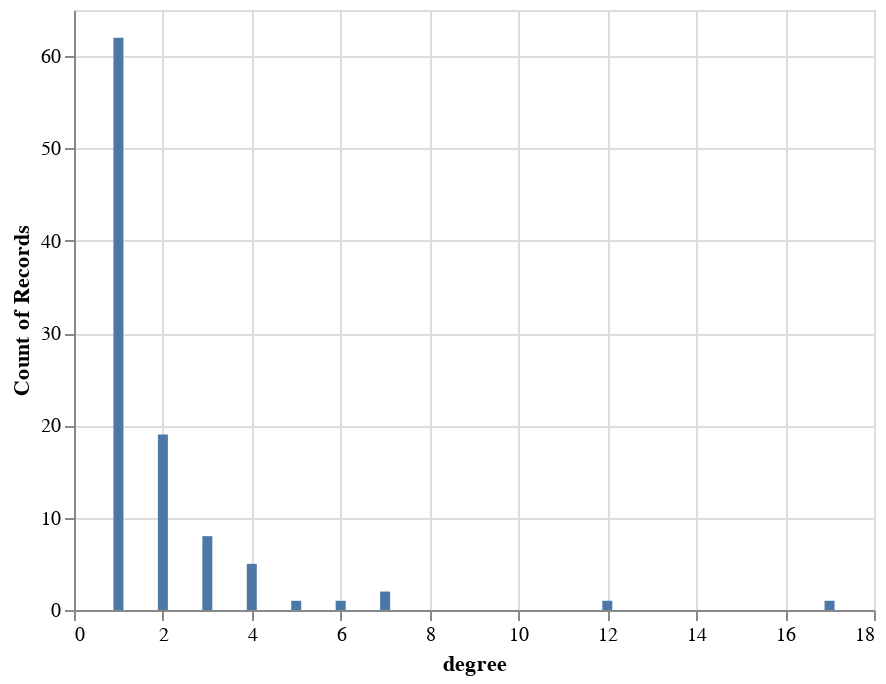

Notebook source saved alongside this figure:
### Code cell
# Module pandas und altair importieren
import pandas as pd
import altair as alt

# pandas dataframe aus dem degree dictionary erstellen
deg_frame = pd.DataFrame(bag.degree(), columns=['node', 'degree'])

# einfaches Histogramm plotten
alt.Chart(deg_frame).mark_bar().encode(
    alt.X("degree:Q"),
    y='count()',
)

### Figure 1 — Vega-Lite specification as saved in the notebook (floating-point values rounded to 4 significant figures)
{"config": {"view": {"continuousWidth": 400, "continuousHeight": 300}}, "data": {"name": "data-9aa2c7abfa9702e18a2dd097552ff4e1"}, "mark": "bar", "encoding": {"x": {"type": "quantitative", "field": "degree"}, "y": {"type": "quantitative", "aggregate": "count"}}, "$schema": "https://vega.github.io/schema/vega-lite/v4.8.1.json", "datasets": {"data-9aa2c7abfa9702e18a2dd097552ff4e1": [{"node": 0, "degree": 17}, {"node": 1, "degree": 2}, {"node": 2, "degree": 3}, {"node": 3, "degree": 5}, {"node": 4, "degree": 7}, {"node": 5, "degree": 2}, {"node": 6, "degree": 1}, {"node": 7, "degree": 3}, {"node": 8, "degree": 12}, {"node": 9, "degree": 4}, {"node": 10, "degree": 7}, {"node": 11, "degree": 2}, {"node": 12, "degree": 2}, {"node": 13, "degree": 4}, {"node": 14, "degree": 3}, {"node": 15, "degree": 1}, {"node": 16, "degree": 2}, {"node": 17, "degree": 6}, {"node": 18, "degree": 1}, {"node": 19, "degree": 1}, {"node": 20, "degree": 1}, {"node": 21, "degree": 2}, {"node": 22, "degree": 1}, {"node": 23, "degree": 2}, {"node": 24, "degree": 2}, {"node": 25, "degree": 1}, {"node": 26, "degree": 1}, {"node": 27, "degree": 1}, {"node": 28, "degree": 4}, {"node": 29, "degree": 1}, {"node": 30, "degree": 1}, {"node": 31, "degree": 2}, {"node": 32, "degree": 3}, {"node": 33, "degree": 1}, {"node": 34, "degree": 2}, {"node": 35, "degree": 3}, {"node": 36, "degree": 4}, {"node": 37, "degree": 2}, {"node": 38, "degree": 1}, {"node": 39, "degree": 1}, {"node": 40, "degree": 4}, {"node": 41, "degree": 2}, {"node": 42, "degree": 3}, {"node": 43, "degree": 2}, {"node": 44, "degree": 1}, {"node": 45, "degree": 1}, {"node": 46, "degree": 1}, {"node": 47, "degree": 1}, {"node": 48, "degree": 1}, {"node": 49, "degree": 1}, {"node": 50, "degree": 1}, {"node": 51, "degree": 1}, {"node": 52, "degree": 1}, {"node": 53, "degree": 1}, {"node": 54, "degree": 1}, {"node": 55, "degree": 3}, {"node": 56, "degree": 1}, {"node": 57, "degree": 2}, {"node": 58, "degree": 1}, {"node": 59, "degree": 1}, {"node": 60, "degree": 1}, {"node": 61, "degree": 3}, {"node": 62, "degree": 1}, {"node": 63, "degree": 1}, {"node": 64, "degree": 1}, {"node": 65, "degree": 2}, {"node": 66, "degree": 1}, {"node": 67, "degree": 1}, {"node": 68, "degree": 1}, {"node": 69, "degree": 1}, {"node": 70, "degree": 2}, {"node": 71, "degree": 1}, {"node": 72, "degree": 2}, {"node": 73, "degree": 2}, {"node": 74, "degree": 1}, {"node": 75, "degree": 1}, {"node": 76, "degree": 1}, {"node": 77, "degree": 1}, {"node": 78, "degree": 1}, {"node": 79, "degree": 2}, {"node": 80, "degree": 1}, {"node": 81, "degree": 1}, {"node": 82, "degree": 1}, {"node": 83, "degree": 1}, {"node": 84, "degree": 1}, {"node": 85, "degree": 1}, {"node": 86, "degree": 1}, {"node": 87, "degree": 1}, {"node": 88, "degree": 1}, {"node": 89, "degree": 1}, {"node": 90, "degree": 1}, {"node": 91, "degree": 1}, {"node": 92, "degree": 1}, {"node": 93, "degree": 1}, {"node": 94, "degree": 1}, {"node": 95, "degree": 1}, {"node": 96, "degree": 1}, {"node": 97, "degree": 1}, {"node": 98, "degree": 1}, {"node": 99, "degree": 1}]}}
